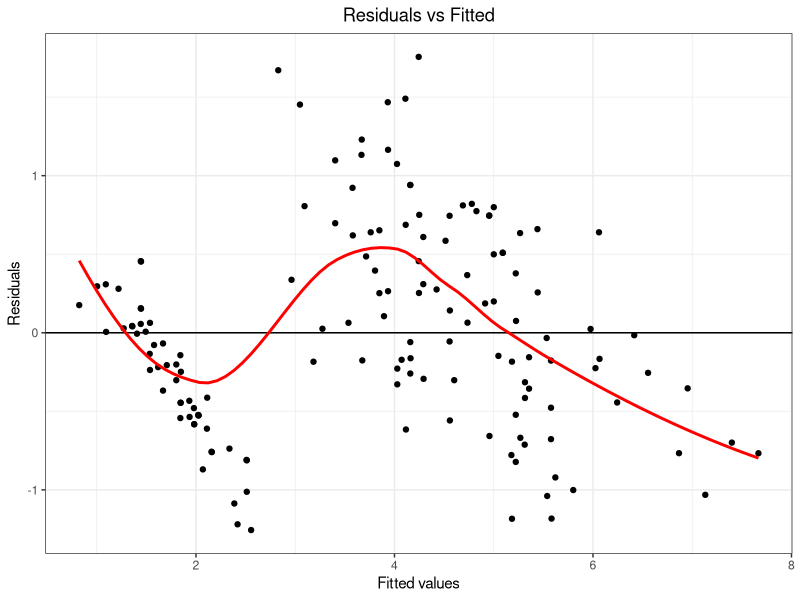
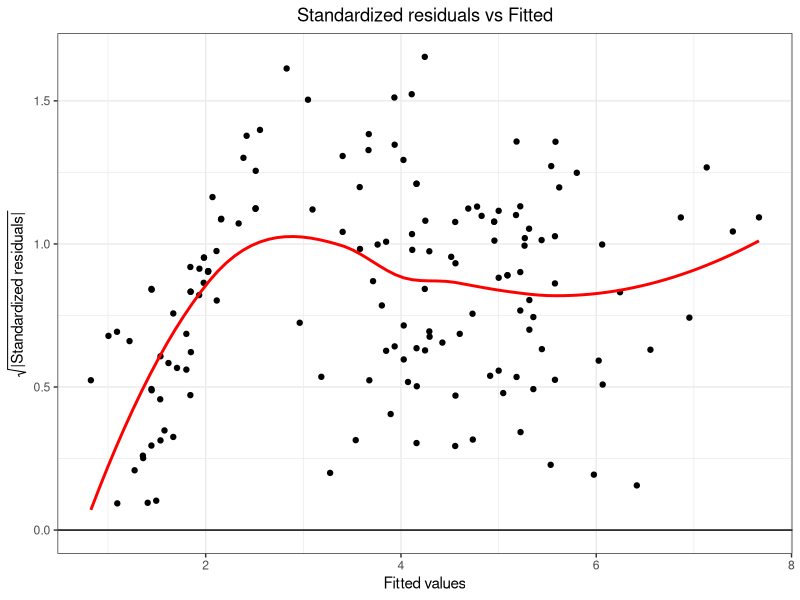

Write R code to recreate these figures, in order.
## ----setup, include = FALSE----------------------------------------------
knitr::opts_chunk$set(
  collapse = TRUE,
  comment = "#>"
)

## ---- echo=FALSE---------------------------------------------------------
data(iris)

########### Kod ########## 
linreg<-setRefClass("linreg", fields = list(formula="formula", 
                                            data="data.frame",
                                            Call="character",
                                            Coefficients="numeric",
                                            Fits="numeric",
                                            Residuals="numeric",
                                            df="numeric",
                                            Var_residuals="numeric",
                                            Std_betas="numeric",
                                            tBetas="numeric",
                                            Pvalues="numeric"),
                    methods = list(
                      
                      initialize = function(formula,data){
                        
                        Call[1] <<-deparse(substitute(data))
                        Call[2] <<-Reduce(paste,deparse(formula))
                        
                        formula<<-formula
                        data<<-data
                        
                        ########### Beräkningar ########### 
                        x<-model.matrix(formula,data)
                        y<-all.vars(formula)[1]
                        y<-as.matrix(data[,names(data)==y])
                        
                        b_hat<-solve(t(x)%*%x)%*%t(x)%*%y
                        y_fits<-x%*%b_hat
                        e<-y-y_fits
                        df1<-length(y)-ncol(x)
                        var_e<-(t(e)%*%e)/df1
                        
                        var_b_hat<-as.numeric(var_e)*diag(solve((t(x)%*%x)))
                        std_b_hat<-sqrt(var_b_hat)
                        t_b_hat<-as.numeric(b_hat)/std_b_hat
                        p_b_hat<-(1-(pt(abs(t_b_hat),df = df1)))*2
                        
                        b_hat_numeric<-as.numeric(b_hat)
                        names(b_hat_numeric)<-rownames(b_hat)
                        
                        
                        
                        input_var<-as.character(match.call(expand.dots = FALSE))
                        ########### Spara beräkningar ###########
                        Coefficients<<-b_hat_numeric
                        Fits<<-as.numeric(y_fits)
                        Residuals<<-as.numeric(e)
                        df<<-df1
                        Var_residuals<<-as.numeric(var_e)
                        Std_betas<<-std_b_hat
                        tBetas<<-t_b_hat
                        Pvalues<<-p_b_hat
                        ###########
                        
                        
                        
                        
                      },
                      
                      pred = function(){
                        "Give you the predicted values as a numeric vector"
                        
                        svar<-Fits
                        names(svar)<-1:length(svar)
                        return(svar)
                      },
                      
                      print = function() {
                        "Give you a nice view of the calculation"
                        
                        
                        Dataset<-Call[1]
                        Formula<-Call[2]
                        Formula<-paste("linreg(formula = ",Formula,", data = ",Dataset,")",sep="")
                        beta<-Coefficients
                        namn<-names(beta)
                        names(beta)<-NULL
                        beta<-round(beta,4)
                        
                        
                        for(i in 2:length(beta)){
                          beta[i]<-format(beta[i], width=max(nchar(beta[i]),nchar(namn[i])),justify = c("right"))
                          namn[i]<-format(namn[i], width=max(nchar(beta[i]),nchar(namn[i])),justify = c("right"))
                        }
                        
                        beta[1]<-format(beta[1], width=max(nchar(beta[1]),nchar(namn[1]),nchar("Coefficients")),justify = c("right"))
                        namn[1]<-format(namn[1], width=max(nchar(beta[1]),nchar(namn[1]),nchar("Coefficients")),justify = c("right"))
                        
                        beta[1]<-paste(beta[1]," ",sep="")
                        namn[1]<-paste(namn[1]," ",sep="")
                        
                        cat("Call:",sep="\n")
                        cat(Formula, sep="\n")
                        cat(sep="\n")
                        cat("Coefficients:",sep="\n")
                        cat(paste(namn,collapse = "  "),sep="",collapse="\n")
                        cat(paste(beta,collapse = "  "),sep="",collapse="\n")
                      },
                      
                      summary = function(){
                        "Give you a nice summary of the calculation"
                        
                        ########## Samma som print #######
                        Dataset<-Call[1]
                        Formula<-Call[2]
                        Formula<-paste("linreg(formula = ",Formula,", data = ",Dataset,")",sep="")
                        beta<-Coefficients
                        namn<-names(beta)
                        names(beta)<-NULL
                        beta<-round(beta,4)
                        
                        
                        for(i in 1:length(beta)){
                          beta[i]<-format(beta[i], width=max(nchar(beta[i]),nchar(namn[i])),justify = c("right"))
                          namn[i]<-format(namn[i], width=max(nchar(beta[i]),nchar(namn[i])),justify = c("right"))
                        }
                        ##########
                        
                        Variable<-as.character(names(Coefficients))
                        Estimate<-round(Coefficients,3)
                        Std_Error<-round(Std_betas,3)
                        t_value<-round(tBetas,3)
                        Pr_t<-round(Pvalues,5)
                        
                        svar<-data.frame(Variable,Estimate,Std_Error,t_value,Pr_t)
                        row.names(svar)<-NULL
                        svar$Variable<-as.character(svar$Variable)
                        
                        
                        svar<-rbind(c(" ","Estimate","Std. Error","t value","Pr(>|t|)"),svar)
                        
                        for(i in 1:length(svar)){
                          for(j in 1:nrow(svar)){
                            svar[j,i]<-format(svar[j,i], width=max(nchar(svar[,i])),justify = c("right"))
                          }
                        }
                        
                        svar$p_stjarna<-""
                        svar$p_stjarna[svar$Pr_t<0.001]<-"***"
                        svar$p_stjarna[svar$Pr_t>0.001]<-"**"
                        svar$p_stjarna[svar$Pr_t>0.01]<-"*"
                        svar$p_stjarna[svar$Pr_t>0.05]<-"."
                        svar$p_stjarna[svar$Pr_t>0.1]<-" "
                        svar$p_stjarna<-format(svar$p_stjarna, width=max(nchar(svar$p_stjarna)),justify = c("right"))
                        
                        
                        cat("Call:",sep="\n")
                        cat(Formula, sep="\n")
                        cat(sep="\n")
                        cat("Coefficients:",sep="\n")
                        for(i in 1:nrow(svar)){
                          cat(paste(svar[i,],collapse = "   "),sep="",collapse="\n")
                        }
                        cat("",sep="\n")
                        cat(paste("Residual standard error: ",round(sqrt(Var_residuals),5) ," on " ,df, " degrees of freedom",sep=""))

                        
                      },
                      
                      resid = function(){
                        "Give you the residuals as a numeric vector"
                        
                        svar<-Residuals
                        names(svar)<-1:length(svar)
                        return(svar)
                      },
                      
                      coef = function(){
                        "Give you the coef values as a numeric vector"
                        svar<-Coefficients
                        return(svar)
                        
                      },
                      
                      plot = function() {
                        
                        "Printing out two graps of residuals and standardized residuals vs. fitted values."
                        dataint <- data.frame(residual = Residuals, fits = Fits, std_residual = sqrt(abs(scale(Residuals))))
                        
                        class(dataint$std_residual)
                        
                        require(ggplot2)
                        test<-ksmooth(dataint$fits,dataint$residual,kernel = "normal",bandwidth=1)$y
                        #Residuals vs Fitted
                        pl_1 <- 
                          ggplot(data = dataint, aes(x = fits, y = residual) ) +
                          geom_point() +
                          labs(x = "Fitted values", y = "Residuals") +
                          geom_hline(yintercept = 0) + theme_bw() + ggtitle("Residuals vs Fitted") +
                          theme(plot.title = element_text(hjust = 0.5))
                        
                        if(!all(sapply(data[,colnames(data) %in% all.vars(formula)[-1]],is.factor))){
                          pl_1 <- pl_1 + geom_smooth(method="loess", se=FALSE, color="red")
                        } else{
                          pl_1 <- pl_1 + stat_summary(fun.y=mean, colour="red", geom="line")
                        }
                        
                        
                        
                        
                        #Standardized residuals vs Fitted
                        pl_2 <- ggplot(data = dataint, aes(x = fits, y = std_residual) ) +
                          geom_point() + labs(x = "Fitted values", y = expression(sqrt("|Standardized residuals|"))) +
                          geom_hline(yintercept = 0) +
                          theme_bw() +
                          ggtitle("Standardized residuals vs Fitted") +
                          theme(plot.title = element_text(hjust = 0.5))
                        
                        if(!all(sapply(data[,colnames(data) %in% all.vars(formula)[-1]],is.factor))){
                          pl_2 <- pl_2 + geom_smooth(method="loess", se=FALSE, color="red")
                        } else{
                          pl_2 <- pl_2 + stat_summary(fun.y=mean, colour="red", geom="line")
                        }
                        
                        list(pl_1,pl_2)
                        
                        # cat ("Press [enter] to continue")
                        # line <- readline()
                        # pl_1
                        # Sys.sleep(0.01)
                        # cat ("Press [enter] to continue")
                        # line <- readline()
                        # pl_2
                      }
                    )
)






## ---- echo = FALSE, message=FALSE----------------------------------------
plotting <- linreg$new(Petal.Length~Sepal.Width+Sepal.Length, data=iris)$plot()

plotting[[1]]; plotting[[2]]

